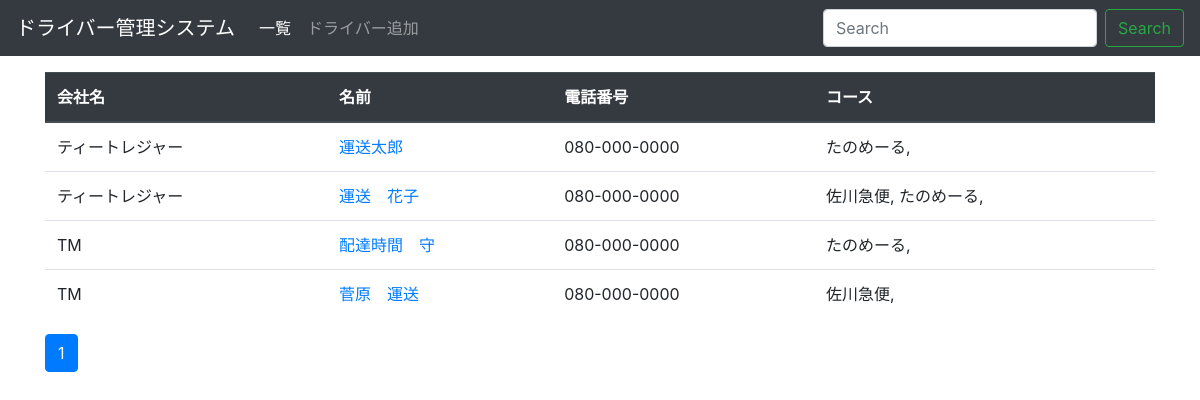
The app's page / (signed in) with its own data.
### driver/models.py (models this page shows, shortened)
class Driver(models.Model):
    name = models.CharField('名前', max_length=20)
    age = models.IntegerField('年齢', blank=True)
    gender = models.CharField("性別", max_length=2, choices=GENDER_CHOICES, blank=True)
    phone = models.CharField("電話番号", max_length=255, blank=True)
    course = models.ManyToManyField(
        Course, verbose_name='コース'
    )
    company = models.ForeignKey(
        Company, verbose_name='会社名', on_delete=models.PROTECT, default='T'
    )
    created_at = models.DateTimeField('日付', default=timezone.now)

class Company(models.Model):
    name = models.CharField('会社名', max_length=255, default='ティートレジャー')
    created_at = models.DateTimeField('日付', default=timezone.now)
    def __str__(self):
        return self.name

class Course(models.Model):
    name = models.CharField('コース', max_length=255)
    created_at = models.DateTimeField('日付', default=timezone.now)
    def __str__(self):
        return self.name

### driver/views.py (the view)
# urls.py: path('', views.IndexView.as_view(), name='index'),
class IndexView(generic.ListView):
    model = Driver
    paginate_by = 15
    def get_queryset(self):
        queryset = Driver.objects.all()
        keyword = self.request.GET.get('keyword')
        if keyword:
            queryset = queryset.filter(
                Q(name__icontains=keyword)| Q(company__name__icontains=keyword)
            )
        return queryset

### driver/templatetags/mytag.py (called while the page is built)
@register.simple_tag
def url_replace(request, field, value):
    url_dict = request.GET.copy()
    url_dict[field] = value
    return url_dict.urlencode()

### driver/templates/driver/driver_list.html
{% extends 'driver/base.html' %}
{% block content %}
<table class="table mt-3">
  <thead class="thead-dark">
    <tr>
      <th>会社名</th>
      <th>名前</th>
      <th>電話番号</th>
      <th>コース</th>
    </tr>
  </thead>
  <tbody>
    {% for driver in driver_list %}
    <tr>
      <td>{{ driver.company }}</td>
      <td><a href="{% url 'driver:detail' driver.pk %}">{{ driver.name }}</a></td>
      <td>{{ driver.phone }}</td>
      <td>{% for course in driver.course.all %}{{ course }}, {% endfor %}</td>
    </tr>
    {% endfor %}
  </tbody>
</table>
{% include 'driver/page.html' %}
{% endblock %}

### driver/templates/driver/base.html (shortened to what this page needs)
<!doctype html>
<html lang="ja">
  <head>
    <link rel="stylesheet" href="https://stackpath.bootstrapcdn.com/bootstrap/4.3.1/css/bootstrap.min.css">
  </head>
  <body>
  {% if user.is_active %}
  <nav class="navbar navbar-expand-lg navbar-dark bg-dark">
  <a class="navbar-brand" href="#">ドライバー管理システム</a>
  <div class="collapse navbar-collapse" id="navbarSupportedContent">
    <ul class="navbar-nav mr-auto">
      <li class="nav-item active">
        <a class="nav-link" href="{% url 'driver:index' %}">一覧 <span class="sr-only">(current)</span></a>
      </li>
      {% if user.is_superuser %}
      <li class="nav-item">
        <a class="nav-link" href="{% url 'admin:driver_driver_add' %}" target='_brank'>ドライバー追加</a>
      </li>
      {% endif %}
    </ul>
    <form class="form-inline my-2 my-lg-0" method="GET" action="{% url 'driver:index' %}">
      <input class="form-control mr-sm-2" type="text" placeholder="Search" aria-label="Search" name="keyword">
      <button class="btn btn-outline-success my-2 my-sm-0" type="submit">Search</button>
    </form>
  </div>
</nav>
    <div class="container">
        {% block content %}
        {% endblock %}
    </div>
    {% endif %}
  </body>
</html>

### driver/templates/driver/page.html (shortened to what this page needs)
{% load mytag %}
<nav aria-label="Page navigation">
  <ul class="pagination">
      {% for link_page in page_obj.paginator.page_range %}
        {% if link_page == page_obj.number %}
          <li class="page-item active">
            <a class="page-link" href="?{% url_replace request 'page' link_page %}">
              {{ link_page }}
            </a>
          </li>
        {% else %}
          <li class="page-item">
            <a class="page-link" href="?{% url_replace request 'page' link_page %}">
              {{ link_page }}
            </a>
          </li>
        {% endif %}
      {% endfor %}
  </ul>
</nav>

### records on screen
Driver: company "ティートレジャー", name "運送太郎", phone "080-000-0000"
Course: name "たのめーる"
Driver: company "ティートレジャー", name "運送 花子", phone "080-000-0000"
Course: name "佐川急便"
Driver: company "TM", name "配達時間 守", phone "080-000-0000"
Driver: company "TM", name "菅原 運送", phone "080-000-0000"

### other values on screen
{{ link_page }} "1"
